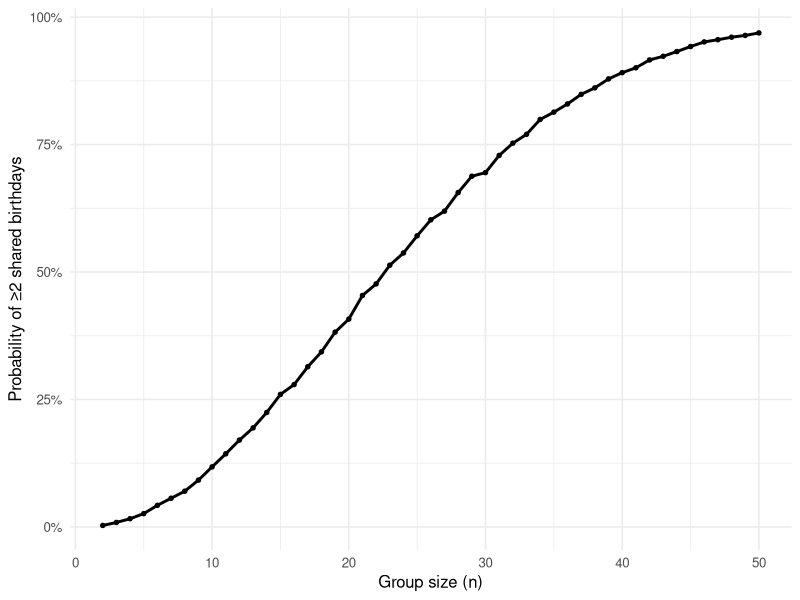

Reproduce this figure in R.
## ---- chunk 1
knitr::opts_chunk$set(echo = TRUE)
## ---- chunk 2
library(tidyverse)
## ---- chunk 3
set.seed(1234)

share_birthday <- function(n){
  birthday <- sample.int(365,size=n,replace = TRUE)
  any(duplicated(birthday))
}

n_seq <- 2:50
n_sim <- 10000

# simulate each n and estimate probability
simulation <- 
  map_dfr(n_seq,\(n){
    tibble(
      n=n,
      prob = mean(replicate(n_sim, share_birthday(n)))
    )
  })
## ---- chunk 4
ggplot(simulation, aes(x = n, y = prob)) +
  geom_line(linewidth = 1) +
  geom_point(size = 1.2) +
  scale_y_continuous(labels = scales::percent_format(accuracy = 1)) +
  labs(x = "Group size (n)",
       y = "Probability of ≥2 shared birthdays") +
  theme_minimal(base_size = 12)
